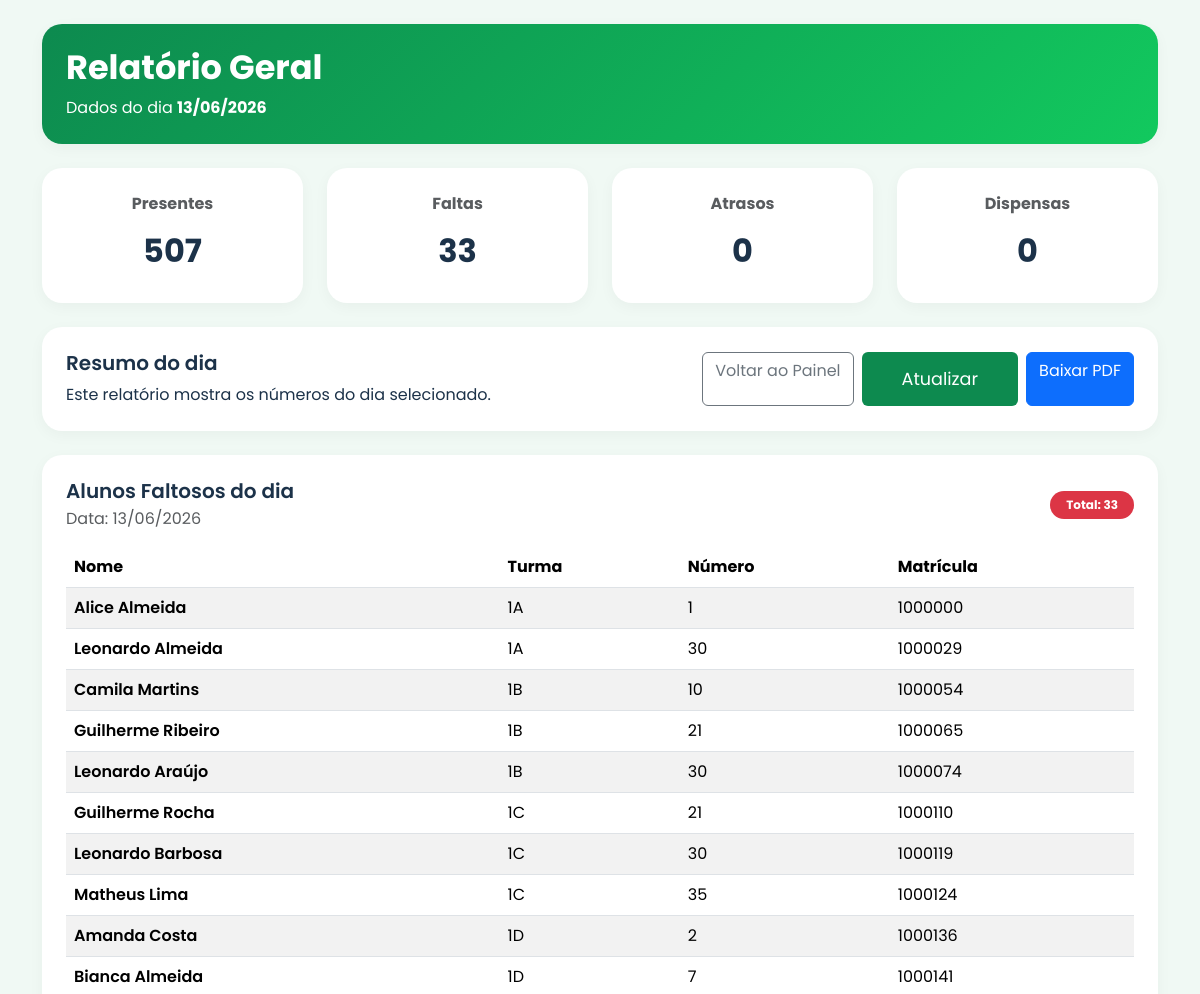
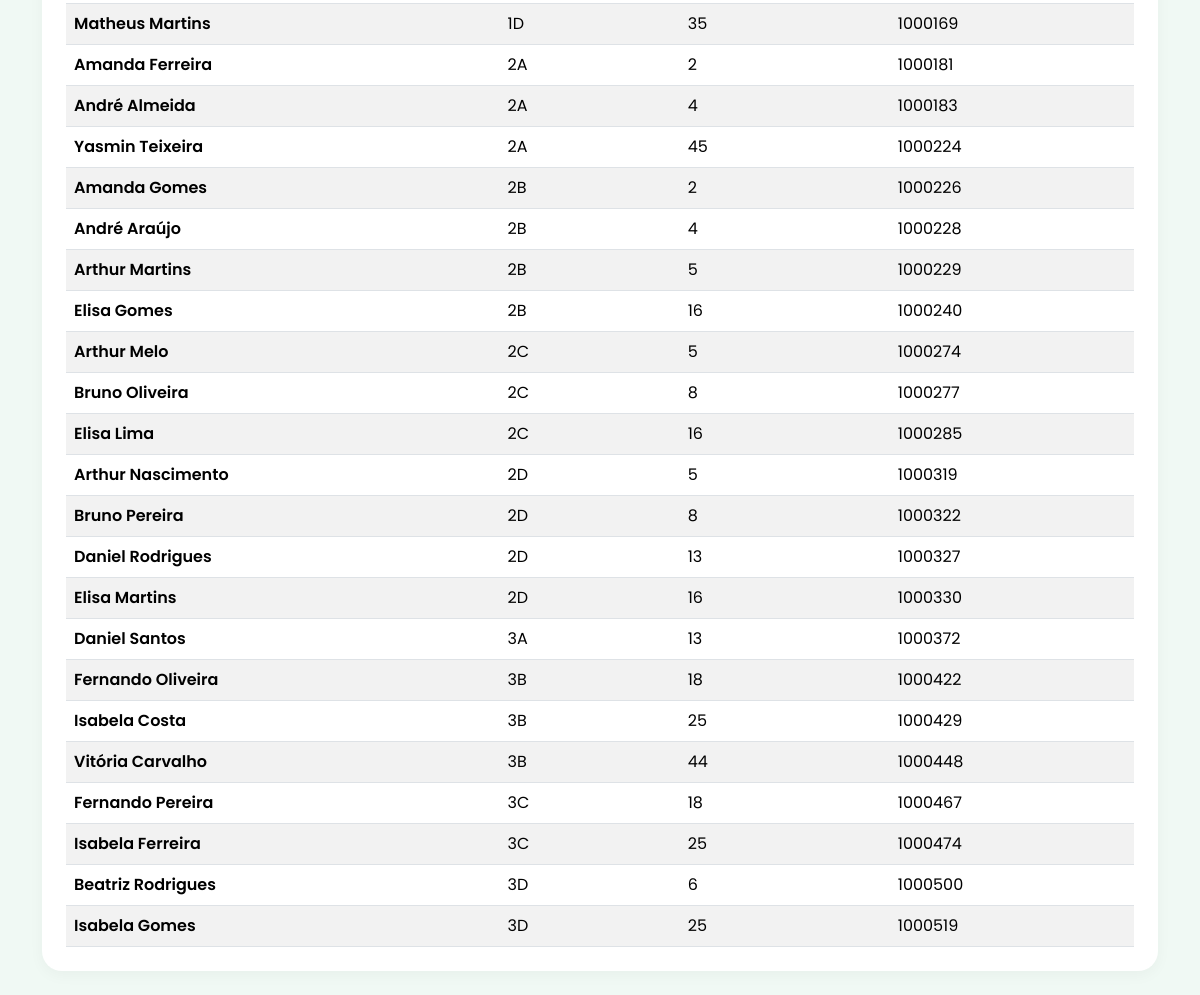
Screenshot of /gerar_relatorio_geral.php (signed in) with the database file from the repository (2 pictures, top to bottom).
### tables this page shows
CREATE TABLE `aluno` (
  `id_aluno` int(11) NOT NULL,
  `nome_aluno` varchar(200) NOT NULL,
  `numero_aluno` varchar(2) NOT NULL,
  `matricula` varchar(15) NOT NULL,
  `turma_aluno` varchar(2) NOT NULL
);

### dados.php (called while the page is built, shortened)
<?php
function contar_total_frequencias($conexao, $data) {
    $query = "SELECT COUNT(*) AS total FROM frequencia WHERE data_frequencia = '$data' and situacao_frequencia = 'P'";
    $result = mysqli_query($conexao, $query);
    if ($result) {
        $row = mysqli_fetch_assoc($result);
        return $row['total'];
    }
    return 0;
}
function contar_total_faltas($conexao, $data) {
    $query = "SELECT COUNT(*) AS total FROM frequencia WHERE data_frequencia = '$data' AND situacao_frequencia = 'A'";
    $result = mysqli_query($conexao, $query);
    if ($result) {
        $row = mysqli_fetch_assoc($result);
        return $row['total'];
    }
    return 0;
}
function contar_dispensas_por_dia($conexao, $data) {
    $query = "SELECT COUNT(*) AS total FROM registro WHERE data_registro = '$data' AND tipo_registro = 'Dispensa'";
    $result = mysqli_query($conexao, $query);
    if($result){
        $row = mysqli_fetch_assoc($result);
        return $row['total'];
    }
    return 0;
}
function contar_atrasos_por_dia($conexao, $data) {
    $query = "SELECT COUNT(*) AS total FROM registro WHERE data_registro = '$data' AND tipo_registro = 'Atraso'";
    $result = mysqli_query($conexao, $query);
    if($result){
        $row = mysqli_fetch_assoc($result);
        return $row['total'];
    }
    return 0;
}

### gerar_relatorio_geral.php (the view, shortened to what this page needs)
<?php
include('conexao.php');
include('dados.php');
$data = isset($_GET['data']) ? $_GET['data'] : date('Y-m-d');
$validDate = DateTime::createFromFormat('Y-m-d', $data);
$data_formatada = $validDate->format('d/m/Y');
$total_presentes = contar_total_frequencias($conexao, $data);
$total_faltas = contar_total_faltas($conexao, $data);
$total_atrasos = contar_atrasos_por_dia($conexao, $data);
$total_dispensas = contar_dispensas_por_dia($conexao, $data);
$alunos_faltosos = array();
$data_escaped = mysqli_real_escape_string($conexao, $data);
$query_faltosos = "SELECT a.nome_aluno, a.turma_aluno, a.numero_aluno, a.matricula
                    FROM aluno a
                    INNER JOIN frequencia f ON a.matricula = f.matricula_aluno_frequencia
                    WHERE f.data_frequencia = '$data_escaped' AND f.situacao_frequencia = 'A'
                    ORDER BY a.turma_aluno, a.nome_aluno";
$result_faltosos = mysqli_query($conexao, $query_faltosos);
if ($result_faltosos) {
    while ($row = mysqli_fetch_assoc($result_faltosos)) {
        $alunos_faltosos[] = $row;
    }
}
?>
<!DOCTYPE html>
<html lang="pt-br">
<head>
    <link href="css/bootstrap.min.css" rel="stylesheet">
    <link rel="stylesheet" href="style.css">
</head>
<body>
    <div class="container conteudo-painel py-4" id="report-content">
        <div class="row mb-4">
            <div class="col-12">
                <div class="dash-card relatorio-header p-4 text-white">
                    <h1 class="fw-bold">Relatório Geral</h1>
                    <p class="mb-0">Dados do dia <strong><?= $data_formatada ?></strong></p>
                </div>
            </div>
        </div>
        <div class="row g-4">
            <div class="col-12 col-md-6 col-xl-3">
                <div class="dash-card card-bottom p-4 text-center">
                    <span class="text-muted fw-bold">Presentes</span>
                    <h2 class="fw-bold text-green mt-3"><?= $total_presentes ?></h2>
                </div>
            </div>
            <div class="col-12 col-md-6 col-xl-3">
                <div class="dash-card card-bottom p-4 text-center">
                    <span class="text-muted fw-bold">Faltas</span>
                    <h2 class="fw-bold text-orange mt-3"><?= $total_faltas ?></h2>
                </div>
            </div>
            <div class="col-12 col-md-6 col-xl-3">
                <div class="dash-card card-bottom p-4 text-center">
                    <span class="text-muted fw-bold">Atrasos</span>
                    <h2 class="fw-bold text-green mt-3"><?= $total_atrasos ?></h2>
                </div>
            </div>
            <div class="col-12 col-md-6 col-xl-3">
                <div class="dash-card card-bottom p-4 text-center">
                    <span class="text-muted fw-bold">Dispensas</span>
                    <h2 class="fw-bold text-green mt-3"><?= $total_dispensas ?></h2>
                </div>
            </div>
        </div>
        <div class="row mt-4">
            <div class="col-12">
                <div class="dash-card p-4">
                    <div class="d-flex flex-column flex-sm-row justify-content-between align-items-start align-items-sm-center gap-3">
                        <div>
                            <h5 class="fw-semibold mb-2">Resumo do dia</h5>
                            <p class="mb-0">Este relatório mostra os números do dia selecionado.</p>
                        </div>
                        <div class="d-flex gap-2 flex-wrap">
                            <a href="painel.php" class="btn btn-outline-secondary">Voltar ao Painel</a>
                            <a href="gerar_relatorio_geral.php?data=<?= $data ?>" class="btn btn-success">Atualizar</a>
                            <a href="gerar_relatorio_geral_pdf.php?data=<?= $data ?>" class="btn btn-primary">Baixar PDF</a>
                        </div>
                    </div>
                </div>
            </div>
        </div>
        <div class="row mt-4">
            <div class="col-12">
                <div class="dash-card p-4">
                    <div class="d-flex justify-content-between align-items-center mb-3">
                        <div>
                            <h5 class="fw-semibold mb-1">Alunos Faltosos do dia</h5>
                            <span class="text-muted">Data: <?= $data_formatada ?></span>
                        </div>
                        <span class="badge bg-danger rounded-pill px-3 py-2">Total: <?= count($alunos_faltosos) ?></span>
                    </div>
                    <?php if (!empty($alunos_faltosos)): ?>
                        <div class="table-responsive">
                            <table class="table table-striped align-middle mb-0">
                                <thead>
                                    <tr>
                                        <th class="text-start">Nome</th>
                                        <th>Turma</th>
                                        <th>Número</th>
                                        <th>Matrícula</th>
                                    </tr>
                                </thead>
                                <tbody>
                                    <?php foreach ($alunos_faltosos as $aluno): ?>
                                        <tr>
                                            <td class="text-start fw-semibold"><?php echo $aluno['nome_aluno']; ?></td>
                                            <td><?php echo $aluno['turma_aluno']; ?></td>
                                            <td><?php echo $aluno['numero_aluno']; ?></td>
                                            <td><?php echo $aluno['matricula']; ?></td>
                                        </tr>
                                    <?php endforeach; ?>
                                </tbody>
                            </table>
                        </div>
                    <?php else: ?>
                        <p class="mb-0 text-muted">Nenhum aluno faltoso encontrado para esta data.</p>
                    <?php endif; ?>
                </div>
            </div>
        </div>
    </div>
</body>
</html>

### style.css (style rules this page uses)
body { font-family: 'Poppins', sans-serif; background-color: #fafafa; color: #1c3249; overflow-x: hidden; position: relative; min-height: 100vh; margin: 0; display: flex; align-items: center; }
.btn-success { background-color: #0d8a4f; border: none; padding: 14px 40px; font-size: 1.1rem; transition: 0.3s; }

### gerar_relatorio_geral.php (style rules this page uses)
body { background-color: #f0f9f4; font-family: 'Poppins', sans-serif; }
.dash-card { background-color: #ffffff; border-radius: 20px; border: none; box-shadow: 0 4px 15px rgba(0, 0, 0, 0.04); transition: all 0.3s ease; display: flex; flex-direction: column; justify-content: center; height: 100%; }
.relatorio-header { min-height: 115px; background: linear-gradient(135deg, #0d8a4f, #12c95e); border-radius: 20px; color: white; }
.relatorio-header h1 { font-size: 2.1rem; }

### rows the page displays
aluno: nome_aluno "Alice Almeida", turma_aluno "1A", numero_aluno "1", matricula "1000000"
aluno: nome_aluno "Leonardo Almeida", turma_aluno "1A", numero_aluno "30", matricula "1000029"
aluno: nome_aluno "Camila Martins", turma_aluno "1B", numero_aluno "10", matricula "1000054"
aluno: nome_aluno "Guilherme Ribeiro", turma_aluno "1B", numero_aluno "21", matricula "1000065"
aluno: nome_aluno "Leonardo Araújo", turma_aluno "1B", numero_aluno "30", matricula "1000074"
aluno: nome_aluno "Guilherme Rocha", turma_aluno "1C", numero_aluno "21", matricula "1000110"
aluno: nome_aluno "Leonardo Barbosa", turma_aluno "1C", numero_aluno "30", matricula "1000119"
aluno: nome_aluno "Matheus Lima", turma_aluno "1C", numero_aluno "35", matricula "1000124"
aluno: nome_aluno "Amanda Costa", turma_aluno "1D", numero_aluno "2", matricula "1000136"
aluno: nome_aluno "Bianca Almeida", turma_aluno "1D", numero_aluno "7", matricula "1000141"
aluno: nome_aluno "Matheus Martins", turma_aluno "1D", numero_aluno "35", matricula "1000169"
aluno: nome_aluno "Amanda Ferreira", turma_aluno "2A", numero_aluno "2", matricula "1000181"
aluno: nome_aluno "André Almeida", turma_aluno "2A", numero_aluno "4", matricula "1000183"
aluno: nome_aluno "Yasmin Teixeira", turma_aluno "2A", numero_aluno "45", matricula "1000224"
aluno: nome_aluno "Amanda Gomes", turma_aluno "2B", numero_aluno "2", matricula "1000226"
aluno: nome_aluno "André Araújo", turma_aluno "2B", numero_aluno "4", matricula "1000228"
aluno: nome_aluno "Arthur Martins", turma_aluno "2B", numero_aluno "5", matricula "1000229"
aluno: nome_aluno "Elisa Gomes", turma_aluno "2B", numero_aluno "16", matricula "1000240"
aluno: nome_aluno "Arthur Melo", turma_aluno "2C", numero_aluno "5", matricula "1000274"
aluno: nome_aluno "Bruno Oliveira", turma_aluno "2C", numero_aluno "8", matricula "1000277"
aluno: nome_aluno "Elisa Lima", turma_aluno "2C", numero_aluno "16", matricula "1000285"
aluno: nome_aluno "Arthur Nascimento", turma_aluno "2D", numero_aluno "5", matricula "1000319"
aluno: nome_aluno "Bruno Pereira", turma_aluno "2D", numero_aluno "8", matricula "1000322"
aluno: nome_aluno "Daniel Rodrigues", turma_aluno "2D", numero_aluno "13", matricula "1000327"
aluno: nome_aluno "Elisa Martins", turma_aluno "2D", numero_aluno "16", matricula "1000330"
aluno: nome_aluno "Daniel Santos", turma_aluno "3A", numero_aluno "13", matricula "1000372"
aluno: nome_aluno "Fernando Oliveira", turma_aluno "3B", numero_aluno "18", matricula "1000422"
aluno: nome_aluno "Isabela Costa", turma_aluno "3B", numero_aluno "25", matricula "1000429"
aluno: nome_aluno "Vitória Carvalho", turma_aluno "3B", numero_aluno "44", matricula "1000448"
aluno: nome_aluno "Fernando Pereira", turma_aluno "3C", numero_aluno "18", matricula "1000467"
aluno: nome_aluno "Isabela Ferreira", turma_aluno "3C", numero_aluno "25", matricula "1000474"
aluno: nome_aluno "Beatriz Rodrigues", turma_aluno "3D", numero_aluno "6", matricula "1000500"
aluno: nome_aluno "Isabela Gomes", turma_aluno "3D", numero_aluno "25", matricula "1000519"

### other values shown
$data_formatada "13/06/2026"
$total_presentes "507"
$total_faltas "33"
$total_atrasos "0"
$total_dispensas "0"
count($alunos_faltosos) "33"
